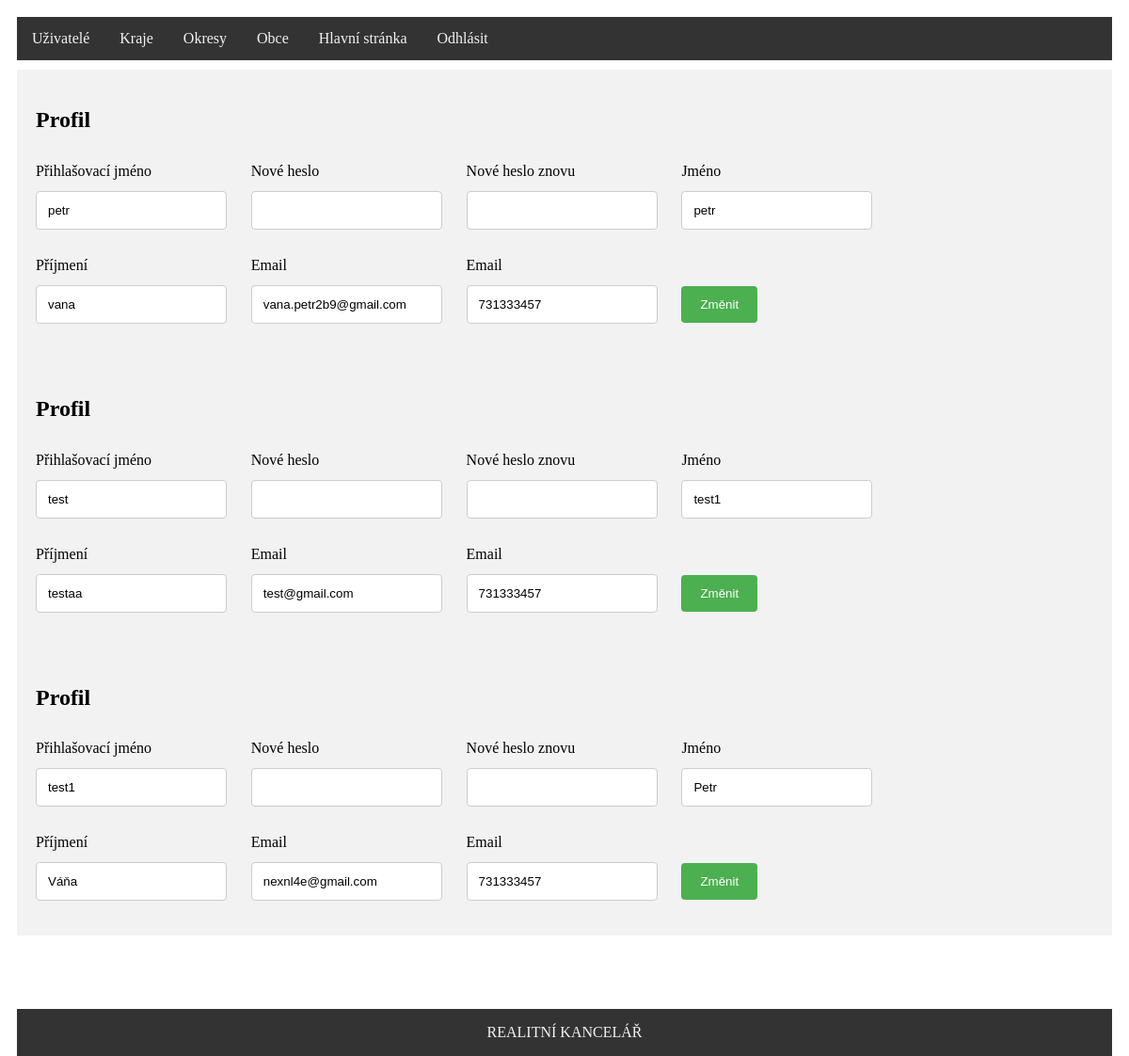
Page /admin/uzivatele.php (signed in) on the committed database.
### tables this page shows
CREATE TABLE `uzivatele` (
  `id` int(11) NOT NULL,
  `prihlasovaci_jmeno` varchar(40) NOT NULL,
  `heslo` varchar(200) NOT NULL,
  `opravneni` int(2) NOT NULL,
  `jmeno` varchar(60) NOT NULL,
  `prijmeni` varchar(80) NOT NULL,
  `email` varchar(100) NOT NULL,
  `telefon` varchar(20) NOT NULL
);

### controllers/CUzivatel.php (called while the page is built, shortened)
<?php
class CUzivatel {
    public static function selectUzivatele($clause, $array) {
        $db = DbInfo::getinfo();
        $select = $db->prepare("Select * from `uzivatele` $clause");
        $select->execute($array);
        $index = 0;
        $uzivatele = NULL;
        $rows = $select->fetchAll();
        foreach ($rows as $row) {
            $uzivatele[$index++] = new Uzivatel($row["id"], $row["prihlasovaci_jmeno"], $row["heslo"], $row["opravneni"], $row["jmeno"], $row["prijmeni"], $row["email"], $row["telefon"]);
        }
        return $uzivatele;
    }
}

### model/Uzivatel.php (called while the page is built, shortened)
<?php
class Uzivatel {
    private $prihlasovaci_jmeno;
    private $jmeno;
    private $prijmeni;
    private $email;
    private $telefon;
    public function __construct($id, $prihlasovaci_jmeno, $heslo, $opravneni, $jmeno, $prijmeni, $email, $telefon) {
        $this->prihlasovaci_jmeno = $prihlasovaci_jmeno;
        $this->jmeno = $jmeno;
        $this->prijmeni = $prijmeni;
        $this->email = $email;
        $this->telefon = $telefon;
    }
    public function getPrihlasovaci_jmeno() {
        return $this->prihlasovaci_jmeno;
    }
    public function getJmeno() {
        return $this->jmeno;
    }
    public function getPrijmeni() {
        return $this->prijmeni;
    }
    public function getEmail() {
        return $this->email;
    }
    public function getTelefon() {
        return $this->telefon;
    }
}

### admin/uzivatele.php (the view, shortened to what this page needs)
<!DOCTYPE html>
<html>
    <head>
        <link rel="stylesheet" href="../styles.css">
        <link rel="stylesheet" href="https://cdnjs.cloudflare.com/ajax/libs/font-awesome/4.7.0/css/font-awesome.min.css">
    </head>
    <body>
        <div class="grid-container">
            <div class="item1" id="myTopnav">
                <?php
                require_once 'menu.php';
                ?>
            </div>
            <div class="item2">
                <?php
                $select = CUzivatel::selectUzivatele("where opravneni > ?",[1]);
                $page = htmlspecialchars('controllers/CProfil.php');
                foreach ($select as $uzivatel) {
                    echo "<div id='zmena-udaju'>
                <h2>Profil</h2>
            <form method='post' action='$page'>
            <input type='hidden' name='id' value=" . $uzivatel->getId() . ">
                <div class='uzivatele'>
                    <div class='row-uzivatele'>
                    <label>Přihlašovací jméno</label><input required type='text' name='prihlasovaci_jmeno' value='" . $uzivatel->getPrihlasovaci_jmeno() . "'>
                    </div>
                    <div class='row-uzivatele'>
                    <label>Nové heslo</label> <input type='password' name='heslo'>
                    </div>
                    <div class='row-uzivatele'>
                    <label>Nové heslo znovu</label> <input type='password' name='heslo2'>
                    </div>
                    <div class='row-uzivatele'>
                    <label>Jméno</label><input required type='text' name='jmeno' value='" . $uzivatel->getJmeno() . "'>
                    </div>
                    <div class='row-uzivatele'>
                    <label>Příjmení</label><input required type='text' name='prijmeni' value='" . $uzivatel->getPrijmeni() . "'>
                    </div>
                    <div class='row-uzivatele'>
                    <label>Email</label><input required type='text' name='email' value='" . $uzivatel->getEmail() . "'>
                    </div>
                    <div class='row-uzivatele'>
                    <label>Email</label><input required type='text' name='telefon' value='" . $uzivatel->getTelefon() . "'>
                    </div>
                    <button type='submit'>Změnit</button>
                </div>
        </form></div>";
                }
                ?>
            </div>
            <?php
            require_once '../footer.php';
            ?>
    </body>
</html>

### styles.css (style rules this page uses)
.item1 { grid-area: header; }
.item2 { grid-area: main; }
.grid-container { display: grid; grid-template-areas: 'header' 'main' 'footer'; grid-gap: 10px; padding: 10px; }
.item1 { overflow: hidden; background-color: #333; }
.item2 { margin-bottom: 100px; }
input[type=text],input[type=password], input[type=number], select, textarea { padding: 12px; border: 1px solid #ccc; border-radius: 4px; resize: vertical; }
input[type=submit],button { background-color: #4CAF50; color: white; padding: 12px 20px; border: none; border-radius: 4px; cursor: pointer; }
label { padding: 12px 12px 12px 0; display: block; }
#login, #registrace, #zmena-udaju, #wrap,#nova-nemovitost { padding: 20px; background-color: #f2f2f2; }
.uzivatele input { margin-right: 10px; }
.row-uzivatele { display: inline-block; width: 20%; min-height: 100px; }

### rows in the picture
uzivatele: prihlasovaci_jmeno "petr", jmeno "petr", prijmeni "vana", email "vana.petr2b9@gmail.com", telefon "731333457"
uzivatele: prihlasovaci_jmeno "test", jmeno "test1", prijmeni "testaa", email "test@gmail.com", telefon "731333457"
uzivatele: prihlasovaci_jmeno "test1", jmeno "Petr", prijmeni "Váňa", email "nexnl4e@gmail.com", telefon "731333457"
